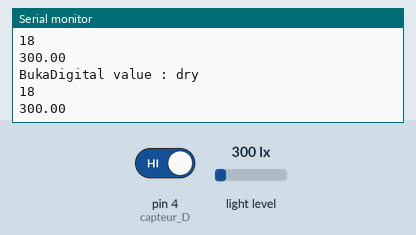
This sketch was run on a simulated Arduino Uno, built with avr-gcc and run on an emulated ATmega328P. Parts: the last lines printed to the serial monitor. Inputs (shaded band) come from the test bench; at power-on: pin 4 (capteur_D) HIGH, light level 300 lx. The local clock reads 2024-03-15 10:24:30 at power-on unless the sketch sets it.

Above: at 2.2 s.
2.3 s: pin 4 (capteur_D) driven LOW
At 2.6 s:
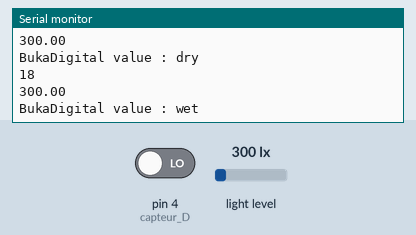
5.1 s: pin 4 (capteur_D) driven HIGH
At 6.23 s:
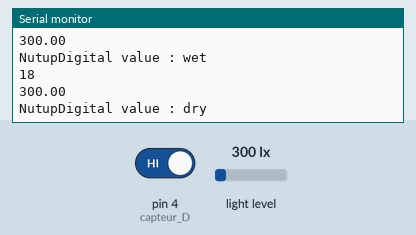
7.5 s: light level set to 40 lx
At 8.65 s:
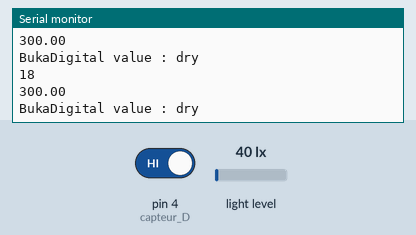
9.2 s: light level set to 500 lx
At 10.4 s:
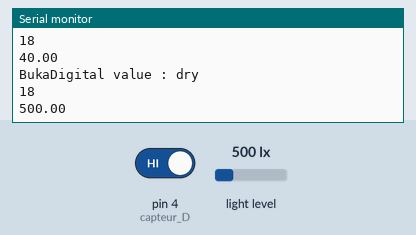
Timing chart, 0 to 11.9 s (numbered marks = the images above; inputs shaded):
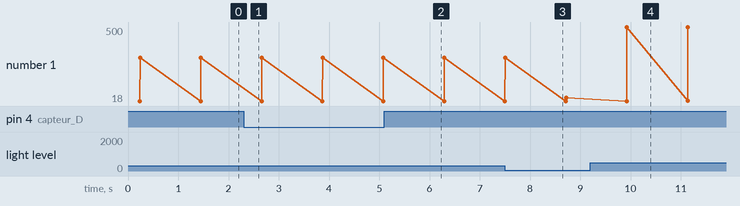

The sketch:

MainV3_3.ino
```cpp
#include <Wire.h>
#include <BH1750.h>
#include <DS3231.h>
#include <LiquidCrystal_I2C.h>

LiquidCrystal_I2C lcd(0x3F, 16, 2);

void TimeSetup(){
  DS3231 rtc(SDA, SCL);
  rtc.begin();
  rtc.setTime(18, 59, 50); //default time
}

void LCDSetup(){
  lcd.init();
  lcd.backlight();
}

void setup() {
  Serial.begin(9600);
  TimeSetup();
}

void loop() {
  int Jam = RTC();
  float Lux = LIS();
  int Rain = RainModule();

  Serial.println(Jam);
  Serial.println(Lux);

  delay (1000); //delay

  if(Jam > 6 && Jam < 19){ //Ketika siang buka
        if(Rain == 1){ //ketika gelap && gk hujan = buka
            Serial.print("Buka");
        }
        else{
            Serial.print("Nutup");
        }
    }
     else{ //else tutup
        Serial.print("Nutup");
    }
}

int RTC(){
  DS3231 rtc(SDA, SCL);

  int P1=6; // Button SET MENU'
  int P2=7; // Button +
  int P3=8; // Button -

  int jam;
  int menit;
  int menu = 0;

  lcd.clear();
  lcd.setCursor(0,0);
  lcd.print("Time : ");
  lcd.setCursor(0,1);
  lcd.print(rtc.getTimeStr());
  delay(200);

  String stringWaktu = rtc.getTimeStr(); //ambil waktu dari rtc
  String convertWaktu = stringWaktu.substring(0,2); //ambil string jam
  int IntJam = convertWaktu.toInt();

  return IntJam;
}

float LIS(){
  BH1750 lightMeter;
  Wire.begin();
  lightMeter.begin();

  float lux = lightMeter.readLightLevel(); //baca dari lightsensor
  return lux;
}

int RainModule(){
  const int capteur_D = 4;
  const int capteur_A = A0;

  pinMode(capteur_D, INPUT);
  if(digitalRead(capteur_D) == LOW)
    {
      Serial.println("Digital value : wet");
      delay(1);
      return 0;
    }
  else
    {
      Serial.println("Digital value : dry");
      delay(1);
      return 1;
    }
}
```

Measured:
- after the input at 2.3 s, the serial monitor: prints a new line after 0.13 s (image 1)
- after the input at 5.1 s, the serial monitor: prints a new line after 0.96 s (image 2)
- after the input at 9.2 s, the serial monitor: prints a new line after 0.73 s (image 4)
- plotted number 1: 300 → 40 after the input at 7.5 s, 40 → 500 after the input at 9.2 s
